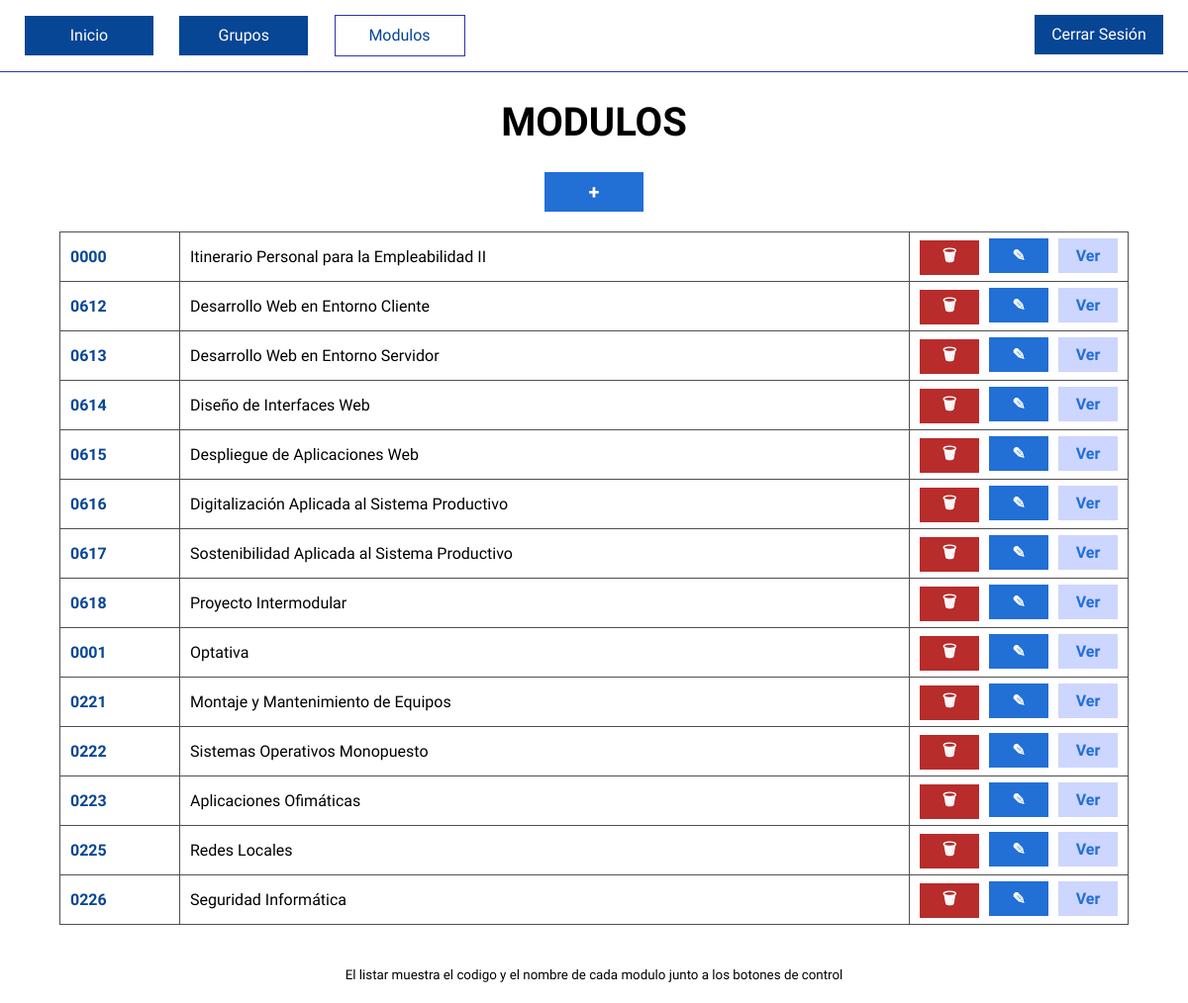
The app's page /php/index.php?controlador=C_modulo&metodo=listarModulos (signed in) with its own data.
### tables this page shows
CREATE TABLE modulos(
    id SMALLINT UNSIGNED AUTO_INCREMENT NOT NULL,
    codigo CHAR(4) NOT NULL,
    nombre VARCHAR(100) NOT NULL,
    horas TINYINT UNSIGNED NULL,  
    CONSTRAINT pk_modulos PRIMARY KEY (id),
    
    CONSTRAINT csu_modulos_codigo UNIQUE (codigo)
);

### php/index.php (called while the page is built, shortened)
<?php
    $metodo = $_GET['metodo'] ?? METODO_POR_DEFECTO;
    $objControlador = new $controlador();
    $datos = $objControlador->$metodo();
    require $objControlador->vista;
?>

### php/models/Conexion.php (called while the page is built, shortened)
<?php
    class Conexion {
        protected $conexion;
        public function __construct(){
            $dsn = "mysql:host=".SERVIDOR.";dbname=".BBDD.";charset=utf8mb4";
            $this->conexion = new PDO($dsn, USUARIO, PASSWORD);
            $this->conexion->setAttribute(PDO::ATTR_ERRMODE, PDO::ERRMODE_EXCEPTION);
        }
        protected function ejecutar($sql){
            try{
                $resultado = $this->conexion->query($sql);
                return [
                    'ok' => true,
                    'error' => '',
                    'codigo' => 0,
                    'resultado' => $resultado,
                ];
            }catch(PDOException $e){
                return [
                    'ok' => false,
                    'error' => $e->getMessage(),
                    'codigo' => $e->errorInfo[1] ?? $e->getCode(),
                    'resultado' => null,
                ];
            }
        }
        protected function fetchTodo($sql){
            $res = $this->ejecutar($sql);
            $lista = [];
            while($fila = $res['resultado']->fetch(PDO::FETCH_ASSOC)){
                $lista[] = $fila;
            }
            return $lista;
        }
    }
?>

### php/controllers/C_modulo.php (called while the page is built, shortened)
<?php
    require_once RUTA_TRABAJO.RUTA_MODELO.'Conexion.php';
    require_once RUTA_TRABAJO.RUTA_MODELO.'Modulo.php';
    class C_modulo{
        public function listarModulos(){
            $m = new Modulo();
            return [
                'modulos' => $m->todas()
            ];
        }
    }
?>

### php/models/Modulo.php (called while the page is built, shortened)
<?php
    class Modulo extends Conexion {
        public function todas(){
            $sql = "SELECT * FROM modulos";
            return $this->fetchTodo($sql);
        }
    }
?>

### php/views/v_listarModulos.php (the view, shortened to what this page needs)
<!DOCTYPE html>
<html lang="en">
<head>
    <link rel="stylesheet" href="<?= RUTA_TRABAJO.RUTA_VISTA.'css/index.css'?>"/>
</head>
<body>
    <header>
        <nav>
            <ul>
                <li><a href="<?= RUTA_TRABAJO.'index.php?controlador=C_inicio&metodo=inicio'?>">Inicio</a></li>
                <li><a href="<?= RUTA_TRABAJO.'index.php?controlador=C_horario&metodo=listarGrupos'?>">Grupos</a></li>
                <li id="indiceActivo"><a href="<?= RUTA_TRABAJO.'index.php?controlador=C_modulo&metodo=listarModulos'?>">Modulos</a></li>
                <li><a href="<?= RUTA_TRABAJO.'index.php?controlador=C_login&metodo=cerrarSesion'?>">Cerrar Sesión</a></li>
            </ul>
        </nav>
    </header>
    <main>
        <h1>MODULOS</h1>
        <a id="anadirFila" href="<?= RUTA_TRABAJO.'index.php?controlador=C_modulo&metodo=pedirDatosModulo'?>">+</a>
        <table id="tablalistar">
            <?php foreach ($datos['modulos'] as $modulo) { ?>
                <tr>
                    <th><?= $modulo['codigo'] ?></th>
                    <td><?= $modulo['nombre'] ?></td>
                    <td><a href="<?= RUTA_TRABAJO.'index.php?controlador=C_modulo&metodo=confirmarBajaModulo&id='.$modulo['id']?>">🗑</a><a href="<?= RUTA_TRABAJO.'index.php?controlador=C_modulo&metodo=traerModulo&id='.$modulo['id']?>">✎</a><a href="<?= RUTA_TRABAJO.'index.php?controlador=C_modulo&metodo=verModulo&id='.$modulo['id']?>">Ver</a></td>
                </tr>
            <?php } ?>
        </table>
    </main>
    <footer>
        <small>El listar muestra el codigo y el nombre de cada modulo junto a los botones de control</small>
    </footer>
</body>
</html>

### php/views/css/index.css (style rules this page uses)
:root { --color-azul-principal: #074595; --color-azul-secundario: #226FD6; --color-azul-claro: #85b0ff; --color-azul-borde: rgb(49, 49, 174); --color-azul-borde-tabla: #99acff; --color-azul-fondo-suave: #CDD6FF; --color-blanco: #ffffff; --color-negro: #000000; --color-gris-oscuro: #333333; --color-gris-medio: #555555; --color-gris-borde: rgb(78, 79, 78); --color-gris-fondo: #E0E0E0; --color-rojo: #b82c2c; --color-rojo-confirmar: #C0392B; --color-rojo-error: #d63321; --color-verde-ok: green; --color-texto-input: rgb(0, 6, 84); }
* { font-family: "Google Sans",'Segoe UI', Tahoma, Geneva, Verdana, sans-serif; }
header { border-bottom: 1px solid var(--color-azul-borde); }
body { margin: 0; }
footer { text-align: center; padding: 20px 0px; }
main { min-height: 450px; }
a { text-decoration: none; }
header { font-size: 5px; background-color: var(--color-blanco); }
nav { padding: 3em 5em; font-weight: 500; }
nav ul { list-style: none; margin: 0; padding: 0; }
nav li { display: inline-block; margin-right: 25px; width: 130px; height: 40px; text-align: center; align-content: center; background-color: var(--color-azul-principal); color: var(--color-blanco); font-size: 16px; }
nav li a { display: block; width: 100%; height: 100%; line-height: 40px; color: inherit; text-decoration: none; font-family: "Google Sans",'Segoe UI', Tahoma, Geneva, Verdana, sans-serif; }
nav li:last-child { float: right; margin: 0px; }
nav a { text-decoration: none; color: var(--color-gris-oscuro); font-family: sans-serif; }
#indiceActivo { color: var(--color-azul-principal); background-color: var(--color-blanco); border: 1px solid var(--color-azul-borde); }
h1 { text-align: center; width: 100%; font-size: 40px; }
#tablalistar { border: 1px solid var(--color-gris-borde); border-collapse: collapse; margin: 20px auto; width: 90%; text-align: left; }
#tablalistar tr { height: 50px; }
#tablalistar th, #tablalistar td { padding: 0px 10px; border: 1px solid var(--color-gris-borde); }
#tablalistar th { width: 100px; color: var(--color-azul-principal); }
#tablalistar td:nth-child(3) { width: 200px; text-align: center; }
#tablalistar td a { display: inline-block; text-align: center; width: 60px; height: 35px; align-content: center; font-weight: bolder; }
#tablalistar td a:nth-child(1) { color: var(--color-blanco); margin-right: 10px; background-color: var(--color-rojo); }
#tablalistar td a:nth-child(2) { color: var(--color-blanco); margin-right: 10px; background-color: var(--color-azul-secundario); }
#tablalistar td a:nth-child(3) { color: var(--color-azul-secundario); background-color: var(--color-azul-fondo-suave); }
#anadirFila { display: block; width: 100px; height: 40px; margin: 0 auto; background-color: var(--color-azul-secundario); color: var(--color-blanco); text-align: center; align-content: center; font-weight: bolder; font-size: 20px; }

### records on screen
modulos: codigo "0000", nombre "Itinerario Personal para la Empleabilidad II"
modulos: codigo "0612", nombre "Desarrollo Web en Entorno Cliente"
modulos: codigo "0613", nombre "Desarrollo Web en Entorno Servidor"
modulos: codigo "0614", nombre "Diseño de Interfaces Web"
modulos: codigo "0615", nombre "Despliegue de Aplicaciones Web"
modulos: codigo "0616", nombre "Digitalización Aplicada al Sistema Productivo"
modulos: codigo "0617", nombre "Sostenibilidad Aplicada al Sistema Productivo"
modulos: codigo "0618", nombre "Proyecto Intermodular"
modulos: codigo "0001", nombre "Optativa"
modulos: codigo "0221", nombre "Montaje y Mantenimiento de Equipos"
modulos: codigo "0222", nombre "Sistemas Operativos Monopuesto"
modulos: codigo "0223", nombre "Aplicaciones Ofimáticas"
modulos: codigo "0225", nombre "Redes Locales"
modulos: codigo "0226", nombre "Seguridad Informática"
